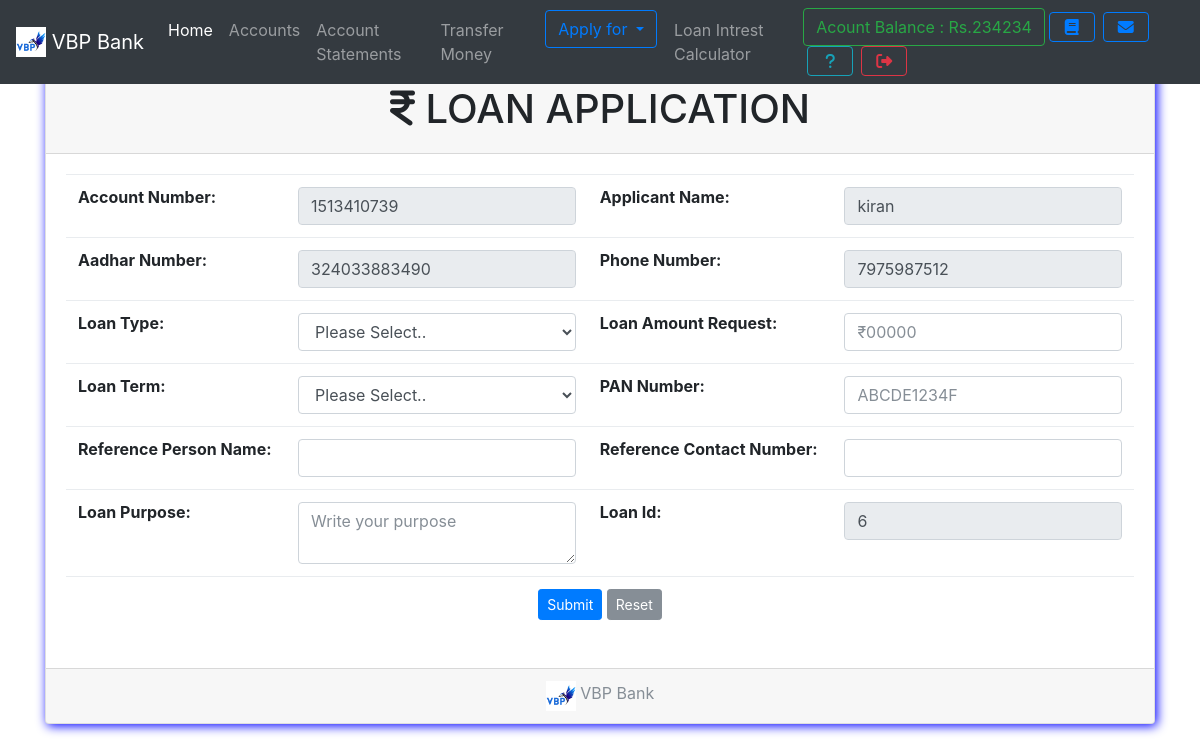
Page /apply_loan.php (signed in) on the committed database.
### tables this page shows
CREATE TABLE `useraccounts` (
  `id` int(11) NOT NULL,
  `email` text NOT NULL,
  `password` text NOT NULL,
  `name` varchar(111) NOT NULL,
  `dob` date DEFAULT NULL,
  `accountNo` varchar(111) NOT NULL,
  `accountType` varchar(111) NOT NULL,
  `branch` int(11) NOT NULL,
  `balance` varchar(111) NOT NULL,
  `aadhar` varchar(111) NOT NULL,
  `number` bigint(20) NOT NULL,
  `address` varchar(111) NOT NULL,
  `source` varchar(111) NOT NULL,
  `loan` varchar(111) DEFAULT NULL,
  `loantype` varchar(50) DEFAULT NULL,
  `card` varchar(111) DEFAULT NULL,
  `date` timestamp NOT NULL DEFAULT current_timestamp()
);

### assets/fetch_userdata.php (called while the page is built, shortened)
<?php
require 'assets/autoloader.php';
require 'assets/function.php';
$userId = $_SESSION['userId'];
$stmt = $con->prepare("SELECT * FROM useraccounts WHERE id = ?");
$stmt->bind_param("s", $userId);
$stmt->execute();
$result = $stmt->get_result();
if ($result->num_rows === 1) {
    $userData = $result->fetch_assoc();
} else {
    echo "Error: User data not found.";
    exit;
}
?>

### apply_loan.php (the view, shortened to what this page needs)
<?php
include 'assets/fetch_userdata.php';
?>
<!DOCTYPE html>
<html>
<head>
</head>
<body style="background: url(images/bg.png); background-size: 100%">
<?php include 'tabbar.php'; ?>
<div class="container">
<div class="card w-100 text-center shadowBlue">
  <div class="card-header">
   <h1><i class="fa-solid fa-indian-rupee-sign"></i>&nbsp;LOAN APPLICATION </h1>
  </div>
  <div class="card-body">
    <table class="table">
      <tbody>
        <tr>
          <form method="POST">
          <th>Account Number: </th>
            <td><input type="" name="accountNo" readonly value="<?php echo $userData['accountNo']; ?>" class="form-control input-sm" required></td>
          <th>Applicant Name:</th>
            <td><input type="" name="name" readonly value="<?php echo $userData['name']; ?>" class="form-control input-sm" required></td>
        </tr>
        <tr>
          <th>Aadhar Number:</th>
          <td><input type="" name="aadhar" readonly value="<?php echo $userData['aadhar']; ?>" class="form-control input-sm" required></td>
          <th>Phone Number:</th>
          <td><input type="" name="number" readonly value="<?php echo $userData['number']; ?>" class="form-control input-sm" required></td>
        </tr>
        <tr>
          <th>Loan Type: </th>
          <td> <select class="form-control input-sm" name="loanType" required>
              <option selected value="" selected>Please Select..</option>
            </select>
          </td>
          <th>Loan Amount Request: </th>
          <td><input type="number" name="l_amount" placeholder="₹00000" min="5000" max="250000" class="form-control input-sm" required></td>
        </tr>
        <tr>
          <th>Loan Term:</th>
          <td><select class="form-control input-sm" name="term" required>
              <option selected value="" selected>Please Select..</option>
            </select>
          </td>
          <th>PAN Number:</th>
          <td><input type="text" name="pan" placeholder="ABCDE1234F" class="form-control input-sm" required></td>
        </tr>
        <tr>
          <th>Reference Person Name:</th>
          <td><input type="text" name="r_name" class="form-control input-sm" required></td>
          <th>Reference Contact Number:</th>
          <td><input type="number" name="r_number" class="form-control input-sm" required></td>
        </tr>
        <tr>
        <th>Loan Purpose:</th>
          <td><textarea class="form-control" name="purpose" required placeholder="Write your purpose"></textarea>
          </td>
          <th>Loan Id:</th>
          <td><input type="" name="number" readonly value="<?php echo $userData['id']; ?>" class="form-control input-sm" required></td>
         </tr>
        <tr>
          <td colspan="4">
            <center> <button type="submit" name="submit" class="btn btn-primary btn-sm">Submit</button>
            <button type="reset" class="btn btn-secondary btn-sm">Reset</button> </center>
          </td>
        </tr>
      </tbody>
    </table>
  </div>
  <div class="card-footer text-muted">
  <img src="images/VBP.png" width="30" height="30" class="d-inline-block align-top" alt="">
   <?php echo bankName ?>
  </div>
</div>
</div>
</body>
</html>

### tabbar.php (shortened to what this page needs)
<nav class="navbar navbar-expand-lg navbar-dark bg-dark fixed-top">
 <a class="navbar-brand" href="#">
 <?php include 'logo_with_name.php'; ?>
  </a>
  <div class="collapse navbar-collapse" id="navbarSupportedContent">
    <ul class="navbar-nav mr-auto">
      <li class="nav-item ">
        <a class="nav-link active" href="index.php">Home <span class="sr-only">(current)</span></a>
      </li>
      <li class="nav-item ">  <a class="nav-link" href="accounts.php">Accounts</a></li>
      <li class="nav-item ">  <a class="nav-link" href="statements.php">Account Statements</a></li>
      <li class="nav-item ">  <a class="nav-link" href="transfer.php">Transfer Money</a></li>
      <li class="nav-item ">
        <div class="dropdown">
          <button type="button" class="btn btn-outline-primary dropdown-toggle" data-toggle="dropdown">
          Apply for
          </button>
        </div>
       </li>&nbsp;&nbsp;
        <li class="nav-item ">  <a class="nav-link" href="intrest_cal.php">Loan Intrest Calculator</a></li>
    </ul>
    <form class="form-inline my-2 my-lg-0">
        <a href="accounts.php" class="btn btn-outline-success" data-toggle="tooltip" title="Your current Account Balance">Acount Balance : Rs.<?php echo $userData['balance']; ?></a>
        <a href="statements.php" data-toggle="tooltip" title="Account Summary" class="btn btn-outline-primary mx-1" ><i class="fa fa-book fa-fw"></i></a>
        <a href="notice.php" data-toggle="tooltip" title="View Notice" class="btn btn-outline-primary mx-1" ><i class="fa fa-envelope fa-fw"></i></a>
        <a href="feedback.php" data-toggle="tooltip" title="Help?" class="btn btn-outline-info mx-1" ><i class="fa fa-question fa-fw"></i></a>
        <a href="logout.php" data-toggle="tooltip" title="Logout" class="btn btn-outline-danger mx-1" ><i class="fa fa-sign-out fa-fw"></i></a>
</form>
  </div>
</nav><br><br><br>

### css/custom.css (style rules this page uses)
.shadowBlue { box-shadow: 2px 2px 11px blue }

### rows in the picture
useraccounts: balance "234234", accountNo "1513410739", name "kiran", aadhar "324033883490", number "7975987512", number "6"

### other values in the picture
bankName "VBP Bank"
